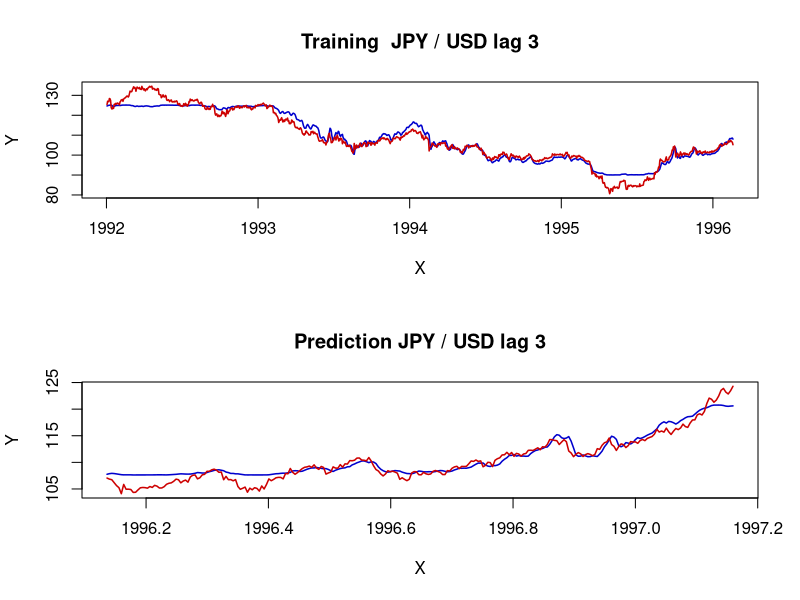

The R script that drew this image:
# clear variables and close windows
rm(list = ls(all = TRUE))
graphics.off()

# SUBROUTINES 

rbftrain = function(x, y, clusters, learn, epochs, mMSE, activ) {
# RBFTRAIN    trains a radial basis function neural network
# ---------------------------------------------------------------------
# Usage       {inp,net,err} = rbftrain(x,y,clusters,learn,epochs,mMSE{,activ})
# ---------------------------------------------------------------------
# Input   
# x           - (n x p) matrix, predictor variables
# y           - (n x q) matrix, response variables
# clusters    - scalar, number of clusters to be built in the hidden layer
# learn       - (3 x 1) vector, minimum learning rate and maximum learning rate for building the clusters respectively, learn[3] is the learning rate for training the output layer. learn must be from (0,1).
# epochs      - (2 x 1) vector, number of epochs to train the cluster and output units respectively
# mMSE        - scalar, minimum value of the mean squared error to stop the training
# activ       - optional scalar, 0 for binary (default) or 1 for bipolar activation sigmoid function.
# ---------------------------------------------------------------------
# Output      
# inp - list of input parameters which define the network# it consists of elements:
#             inputs (scalar, number of predictors),
#             clusters (see Input), 
#             outputs (scalar, number of responses),
#             samples (scalar, number of samples),
#             learn, epochs, mMSE and activ (see Input).
# net - list of network characteristics containing: 
#             clustersWeights ((clusters x inputs) matrix, weights of the hidden layer),
#             trFonDev ((clusters x 1) vector, deviance of the transfer function),
#             outputsWeights ((outputs x clusters) matrix, weights of the output layer),
#             bias ((outputs x 1) vector, weights of the bias).
# err - list of output error functions containing:
#             MSE ((epochs[2] x 1) vector, mean squared error for the network in each training epoch),
#             maxDiff ((epochs[2] x outputs) matrix, maximum difference between the real and predicted output in each output unit for each training epoch),
#             meanDiff ((epochs[2] x outputs) matrix, mean differences in every training epoch).
    
    if (NROW(x) != NROW(y)) {
        stop("rbftrain: rows(x) <> rows(y)")
    }
    if (clusters < 2) {
        stop("rbftrain: clusters < 2")
    }
    if ((NCOL(learn) > 1) || (NROW(learn) != 3)) {
        stop("rbftrain: learn must be (3x1) vector")
    }
    if (sum(learn) <= 0 || sum(learn) >= 1) {
        stop("rbftrain: each parameter of learn must be from (0,1)")
    }
    if ((NCOL(epochs) > 1) || (NROW(epochs) != 2)) {
        stop("rbftrain: epochs must be (2x1) vector")
    }
    if (sum(epochs) < 1) {
        stop("rbftrain: epochs < 1")
    }
    if (mMSE <= 0) {
        stop("rbftrain: mMSE must be positive")
    }
    if (missing(activ)) {
        activ = 0
    }
    if ((activ != 0) && (activ != 1)) {
        stop("rbftrain: activ must be 0 or 1")
    }
    
    # parameter settings
    inputs  = NCOL(x)   # dimension of the signal
    outputs = NCOL(y)   # number of output units
    samples = NROW(x)   # number of observations
    # warning((inputs > 24)||(outputs > 10),'rbftrain: the dimensions of the data are
    # too high')
    interimLR = 1       # initialize the learning rate
    
    # unsupervised learning
    
    # declare arrays
    clustersOutput  = matrix(1, clusters, 1)    # output signal from the cluster nodes
    clustersWeights = runif(clusters * inputs)  # centers of the clusters
    clustersWeights = matrix(clustersWeights, clusters, inputs, byrow = T)
    trFonDev        = matrix(0, clusters, 1)    # deviance of the transfer function
    
    # normalize
    minx = apply(x, 2, min)
    maxx = apply(x, 2, max)
    miny = apply(y, 2, min)  # used in the supervised learning also
    maxy = apply(y, 2, max)  # tt- || -
    if (sum((maxx == minx)) > 0) {
        stop("rbftrain: x has a constant variable")
    }
    if (sum((maxy == miny)) > 0) {
        stop("rbftrain: y has a constant variable")
    }
    x = (x - matrix(minx, NROW(x), NCOL(x), byrow = T))/(matrix(maxx, NROW(x), NCOL(x), 
        byrow = T) - matrix(minx, NROW(x), NCOL(x), byrow = T))
    y = (y - matrix(miny, NROW(y), NCOL(y), byrow = T))/(matrix(maxy, NROW(y), NCOL(y), 
        byrow = T) - matrix(miny, NROW(y), NCOL(y), byrow = T))
    
    # train the clusters
    e1 = 1
    while (e1 <= epochs[1]) {
        i = 1
        while (i <= samples) {
            # find the nearest cluster
            X = matrix(x[i, ], clusters, NCOL(x), byrow = T)
            clustersOutput = sqrt(apply((clustersWeights - X) * (clustersWeights - 
                X), 1, sum))  		# eucl. distance: i-th point from cluster centers
            tmp = (1:clusters) * (clustersOutput == min(clustersOutput))  # choose the nearest cluster
            tmp = tmp[which(tmp > 0)]
            clusterChamp = tmp[1]	# just in case of multiple minima
            
            # update weights of the nearest cluster
            clustersWeights[clusterChamp, ] = clustersWeights[clusterChamp, ] + (interimLR * 
                (x[i, ] - clustersWeights[clusterChamp, ]))
            i = i + 1
        }  
        
        interimLR = (learn[2] - (learn[2] - learn[1])/max(c(1, (epochs[1] - 1))) * 
            (e1 - 1)) * interimLR  #//!!! was above 'clustersWeights[clusterChamp,] = ...'
        if (interimLR == 0) {
            e1 = epochs[1] + 1
        }
        e1 = e1 + 1
    }
    
    # calculate standard deviation of the transfer function
    c = 1
    while (c <= clusters) {
        W = matrix(clustersWeights[c, ], clusters, ncol(clustersWeights), byrow = T)
        trFonDev[c] = sum(rowSums((W - clustersWeights) * (W - clustersWeights)))  # sum of distances of the center c from other centres
        trFonDev[c] = sqrt(trFonDev[c]/(clusters - 1))
        c = c + 1
    }
    
    # supervised learning
    
    # declare arrays
    gaussOut          = matrix(1, clusters, 1)          # output of the Gaussian function of each cluster
    uniform           = runif(outputs * clusters)
    outputsWeights    = 2 * matrix(uniform, outputs, clusters, byrow = T) - 1  # weights of the output layer
    outWeightsCorrect = matrix(1, outputs, clusters)    # correction weights
    bias              = 2 * runif(outputs) - 1          # bias of each output node
    maxDiff           = matrix(-1, epochs[2], outputs)  # max difference of each output node in each epoch
    meanDiff          = matrix(0, epochs[2], outputs)   # mean          ---  |  |  ---
    MSE               = matrix(0, epochs[2], 1)         # mean squared error for each epoch
    aMSE              = +Inf                            # actual mean squared error
    
    e2 = 1
    while (e2 <= epochs[2]) {
        i = 1
        while (i <= samples) {
            outError = 0  # error of this output unit
    
            # calculate the Gaussian output of clusters
            X = matrix(x[i, ], clusters, NCOL(x), byrow = T)
            clustersOutput = sqrt(rowSums((clustersWeights - X) * (clustersWeights - 
                X)))  # euclidean distance      
            gaussOut = exp(-(clustersOutput/trFonDev)^2)
            
            # calculate output signals and their derivative for each cluster
            G = matrix(1, outputs, ncol((gaussOut))) %*% t(gaussOut)
            sumOfWeightedInputs = rowSums(outputsWeights * G) + bias  # lin. comb. of the inputs and weights of the output layer
            if (!activ) {
                # binary sigmoid function
                outputSignal = 1/(1 + exp(-sumOfWeightedInputs))
                outSigDeriv = outputSignal * (1 - outputSignal)  # first derivative of the output signal
            } else {
                # bipolar sigmoid function
                outputSignal = 2/(1 + exp(-sumOfWeightedInputs)) - 1
                outSigDeriv = 0.5 * (1 + outputSignal) * (1 - outputSignal)  # first derivative of the output signal
            }
            
            # calculate output errors
            errInfoTerm = (t(y[i, ]) - outputSignal) * outSigDeriv 
            realErrDiff = abs(t(y[i, ]) - outputSignal) * (t(maxy) - t(miny))  # it was normalized
            outError    = sum(realErrDiff^2)		# instantaneous SSE (Haykin, 1994)
            meanDiff[e2, ] = meanDiff[e2, ] + t(realErrDiff)/samples
            tmp = realErrDiff > t(maxDiff[e2, ])	# save the max. real error into maxDiff
            if (sum(tmp) > 0) {
                tmp = (1:outputs) * tmp
                ind = tmp[which(tmp > 0)]
                maxDiff[e2, ind] = t(realErrDiff[ind])
            }
            
            MSE[e2] = MSE[e2] + outError/samples
            
            # correct weights and bias
            outWeightsCorrect	= learn[3] * matrix(errInfoTerm) %*% t(gaussOut)
            outputsWeights		= outputsWeights + outWeightsCorrect   # correct the output weights
            bias = bias + learn[3] * errInfoTerm                       # correct bias 
            
            i = i + 1
        }
        
        if (MSE[e2] < aMSE) {
            aMSE = MSE[e2]
        }
        if (aMSE <= mMSE) {
            br = e2
            e2 = epochs[2] + 1
        }
        
        e2 = e2 + 1
    } 
    
    # give some info
    t = toString(paste(" An", inputs, "-", clusters, "-", outputs, "RBF-network"))
    t = rbind(t, toString(paste(" training epochs:", epochs[1], ",", epochs[2])))
    t = rbind(t, toString(paste(" cluster's learning rates: ", learn[2], ",", learn[1])))
    t = rbind(t, toString(paste(" output's learning rate: ", learn[3])))
    t = rbind(t, toString(paste(" minimum mean squared error: ", mMSE)))
    if (!activ) {
        # binary
        t = rbind(t, toString(paste(" BINARY sigmoid activation function")))
    } else {
        # bipolar
        t = rbind(t, toString(paste(" BIPOLAR sigmoid activation function")))
    }
    if (e2 == epochs[2] + 2) {
        # break used
        t = rbind(t, toString(paste(" mMSE reached in the epoch: ", br)))
    } else {
        t = rbind(t, toString(paste(" minimum MSE reached: ", aMSE)))
    }
    print(t)
    
    inp = list(inputs = inputs, clusters = clusters, outputs = outputs, samples = samples, 
        learn = learn, epochs = epochs, mMSE = mMSE, activ = activ)  # 1|1|1|1|3|2|1|1
    net = list(clustersWeights = clustersWeights, trFonDev = trFonDev, outputsWeights = outputsWeights, 
        bias = bias)  # (clusters,inputs), (clusters), (outputs,clusters), (outputs)
    err = list(MSE = MSE, maxDiff = maxDiff, meanDiff = meanDiff)  # (epochs[2],1), (epochs[2],outputs), (epochs[2],outputs)
    
    return(list(inp = inp, net = net, err = err))
}

rbfpredict = function(x, rbfnet, miny, maxy) {
# RBFPREDICT  predicts the output of given RBF neural network
# ---------------------------------------------------------------------
# Usage       netOut = rbfpredict(x,rbfnet,miny,maxy)
# ---------------------------------------------------------------------
# Input       
# x         - (n x p) matrix, predictor variables
# rbfnet    - composed object (list), RBF network as computed by rbftrain or rbftrain2
# miny      - (q x 1) vector, minimum values for the output vector
# maxy      - (q x 1) vector, maximum values for the output vector
# ---------------------------------------------------------------------
# Output      
# netOut - (n x q) matrix, output of the rbfnet
# ---------------------------------------------------------------------
        if (sum(miny >= maxy) > 0) {
        stop("rbfpredict: miny >= maxy")
    }
    samples         = NROW(x)                       # number of observations
    clustersWeights = rbfnet$net$clustersWeights    # centers of the clusters
    trFonDev        = rbfnet$net$trFonDev           # deviance of the transfer function
    outputsWeights  = rbfnet$net$outputsWeights     # weights of the output layer
    bias            = rbfnet$net$bias               # bias of each output node
    activ           = rbfnet$inp$activ              # activation function
    clusters        = NROW(clustersWeights)         # number of clusters used in rbfnet
    inputs          = NCOL(clustersWeights)         # dimension of the signal of the net
    outputs         = NROW(outputsWeights)          # number of output units
    
    if (inputs != NCOL(x)) {
        stop("rbfpredict: cols(x) <> dimension of the input of rbfnet")
    }
    if (outputs != NROW(miny)) {
        stop("rbfpredict: rows(miny) <> dimension of the output of rbfnet")
    }
    if (outputs != NROW(maxy)) {
        stop("rbfpredict: rows(maxy) <> dimension of the output of rbfnet")
    }
    outputSignal = matrix(1, samples, outputs)  # normalized output of the network
    
    # normalize
    minx = apply(x, 2, min)
    maxx = apply(x, 2, max)
    if (sum((maxx == minx)) > 0) {
        stop("rbftest: x has a constant variable")
    }
    x = (x - matrix(minx, NROW(x), NCOL(x), byrow = T))/(matrix(maxx, NROW(x), NCOL(x), 
        byrow = T) - matrix(minx, NROW(x), NCOL(x), byrow = T))  
    i = 1
    while (i <= samples) {
        # calculate the Gaussian output of clusters
        X = matrix(x[i, ], clusters, NCOL(x), byrow = T)
        clustersOutput = sqrt(rowSums((clustersWeights - X) * (clustersWeights - X)))  # euclidean distance      
        gaussOut = exp(-(clustersOutput/trFonDev)^2)
        
        # calculate output signals of each cluster
        G = matrix(outputs) %*% t(gaussOut)
        sumOfWeightedInputs = rowSums(outputsWeights * G) + bias  # lin. comb. of the inputs and weights of the output layer
        if (!activ) {
            # binary sigmoid function
            outputSignal[i, ] = 1/(1 + exp(-sumOfWeightedInputs))
        } else {
            # bipolar sigmoid function
            outputSignal[i, ] = 2/(1 + exp(-sumOfWeightedInputs)) - 1
        }
        i = i + 1
    }
    netOut = miny + outputSignal * (maxy - miny)  # real output of the network
    return(netOut)
}

# MAIN PROGRAM 

set.seed(78)
x  = read.table("XFGTHBbasket1.dat")
r  = nrow(x)
xt = x[4:(4 * nrow(x)/5), 11]  # 80% of data as training set
xt = as.matrix(as.numeric(as.character(xt)))
l  = 3							# sets lag and prepares input matrix, output target

# lagging
r  = nrow(xt)
tt = xt[(l + 1):(r), ]
tt = as.matrix(tt)
yt = matrix(xt, ncol = 1)

i = 1
while (i <= (l - 1)) {
    a  = matrix(yt[2:r], ncol = 1)
    b  = yt[1]
    yt = rbind(a, b)
    xt = cbind(xt, yt)
    i  = i + 1
}
yt       = xt[1:(r - l), ]
train.tt = tt
train.yt = yt

# selects number of clusters, learning rate, number of iterations, tolerance
clusters = 3
learn    = c(0.1, 0.2, 0.1)
epochs   = c(15, 15)
mMSE     = 0.05
activ    = 0

# IN SAMPLE: trains rbf - neural network
rbfnet = rbftrain(x = train.yt, y = train.tt, clusters, learn, epochs, mMSE, activ)

# runs network on used data
rbf = rbfpredict(train.yt, rbfnet, min(train.tt), max(train.tt))  # prediction

# plots real data (red) versus result from network (blue)
time = (1:nrow(train.tt))/257 + (1992)
tr   = cbind(time, rbf)  # blue thin line
ytr  = cbind(time, train.tt)  # red thin line  

# OUT OF SAMPLE: 20% of data, prepares matrix
xt = x[(4 * NROW(x)/5 + 1):NROW(x), 11]
xt = as.matrix(as.numeric(as.character(xt)))

# lagging
r  = nrow(xt)
tt = xt[(l + 1):(r), ]
tt = as.matrix(tt)
yt = matrix(xt, ncol = 1)

i = 1
while (i <= (l - 1)) {
    a  = matrix(yt[2:r], ncol = 1)
    b  = yt[1]
    yt = rbind(a, b)
    xt = cbind(xt, yt)
    i  = i + 1
}
yt     = xt[1:(r - l), ]
try.tt = tt
try.yt = yt


# runs network on 20% of data for prediction
rbf = rbfpredict(try.yt, rbfnet, min(try.tt), max(try.tt))  # prediction

# plots real data (red) versus result from network (blue)
time = (1:NROW(try.tt))/257 + (time[length(time)])
ttt  = cbind(time, rbf)  #  blue thin line
yyy  = cbind(time, try.tt)  # red thin line

par(mfrow = c(2, 1))
plot(tr, type = "l", col = "blue3", lwd = 1.5, ylim = c(min(tr[, 2], ytr[, 2]), max(tr[, 
    2], ytr[, 2])), ylab = "Y", xlab = "X")
lines(ytr, col = "red3", lwd = 1.5)
title("Training  JPY / USD lag 3")

plot(ttt, type = "l", col = "blue3", lwd = 1.5, ylim = c(min(ttt[, 2], yyy[, 2]), 
    max(ttt[, 2], yyy[, 2])), xlab = "X", ylab = "Y")
lines(yyy, col = "red3", lwd = 1.5)
title("Prediction JPY / USD lag 3") 